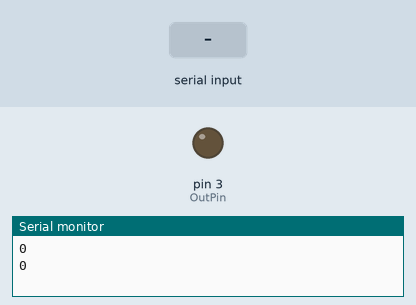
A sketch run on a simulated Arduino Uno, built with avr-gcc and run on an emulated ATmega328P. Shown: output pins drawn as LEDs (lit = HIGH), the last lines printed to the serial monitor. Inputs (shaded band) come from the test bench.

Above: at 1.2 s.
1.3 s: "90,45\n" received over Serial
At 2.5 s:
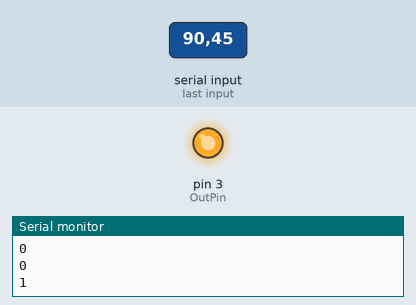
Timing chart, 0 to 10.3 s (numbered marks = the images above; inputs shaded):
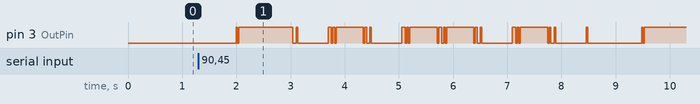

The sketch:

BinaariPlotteri.ino
```cpp
/*

Tämän ohjelman on tarkoitus lukea näppäimistöltä kokonaisluku väliltä 0 - 255 (8 bitillä tiloja on 2^8 = 256 eli nollasta alkaen suurin luku on 255)
tai sitten voit käyttää jotain muutakin bittimäärää ja testata lukuja sen mukaisesti.

Tällä ohjelmalla siis demotaan analogisen ja digitaalisen esitystavan piirteitä.

Tämä ohjelma vaatii toimiakseen että avaat SerialMonitorin ja syötät sillä luvun jonka haluat binäärimuotoon muuntaa.
Tämä ohjelma näyttää bittijonon sarjamonitorilla niin, että ensimmäinen ykkönen toimii aloitussignaalina ja tämän jälkeen tulee binäärisenä annettu luku.

Tämä ohjelma tulostaa bittijonon myös sähköisenä OutPin-navasta, jota voidaan toisella Arduinolla tai vaikka oskilloskoopilla mitata.

TEHTÄVÄ: Syötä tällä ohjelmalla sarjamonitorille eri lukuja. Mittaa toisella Arduinolla tai oskilloskoopilla OutPin-navan sähköistä signaalia ja selvitä sen perusteella syötetty luku.
Testaa aluksi syöttämällä luku 1 että näet kummassa reunassa on vähiten merkitsevä bitti (LSB) ja samalla voit laskea moniko-bittinen toteutus on mitattavana.

Arduino siis muuntaa annetun luvun binääriluvuksi ja työntää sen mukaisesti bittijonoa jota voidaan katsoa SerialPlotter-toiminnolla tai OutPin-navasta toisella laitteella.

Aloitusmerkkinä on n. 1 sekunnin HIGH-tila. Tämän jälkeen tulee n. sekunnin ajan kutakin bittiä niin että bittien ajastusta on korostettu nopeasti värähtävällä bitinaloitusmerkillä.

*/

const int OutPin = 3;           // Output-pinni on ilman A-etuliitettä (A3 on analogia-pinni), eli nyt käytössä on digitaalipuolella numero 3, joka on PWM-navaksi myös merkitty.
const int bitteja = 8;         // Voit säätää bittimäärääkin jos haluat.
int readValue = 0;              // Näppäimistöltä luettava luku, maksimissaan 255 (8 bittiselle systeemille)
int bitValue[bitteja] = {0};

void setup() {
  // initialize serial communications at 9600 bps:
  Serial.begin(9600);
  // make the pins outputs:
  pinMode(OutPin, OUTPUT);
}

void loop() {

  // if there's any serial available, read it:
  if (Serial.available() > 0) {
    // Jos sarjaportille on kirjoitettu luku niin alkaa tämä osio jossa kijoitetaan ensin aloitusmerkki ja sitten tulostetaan luku binäärisenä:
    Serial.println(1);
    analogWrite(OutPin, 255);     //Nitkutetaan aluksi edestakaisin lyhyellä viiveellä jotta saadaan bitin ajastus havainnollisemmin näkyville.
    delay(20);
    analogWrite(OutPin, 0);
    delay(20);
    analogWrite(OutPin, 255);    //Ja sitten kirjoitetaan pidemmän aikaa sitä varsinaista bittiä.
    delay(1000);

    // look for the next valid integer in the incoming serial stream:
    int readValue = Serial.parseInt();

    // Kun sarjaportille syötetään luku, alkaa tulostus. Pitää aloittaa bitistä MSB, eli tehdään ohjelmallinen AD-muunnos:
      for (int lkm = bitteja - 1; lkm > -1; lkm--)
      {
        if(readValue > (pow(2,lkm) - 0.9))        // Tässä 0.9:n sijaan loogisempi olisi ollut luku 1, mutta se ei yhtäsuuruustilanteessa toiminut odotetulla tavalla.
        {
          bitValue[lkm] = 1;                      // Jos syötetty arvo on yli testatun lukuarvon niin kyseinen bitti asetetaan ykköseksi
          readValue = readValue - (pow(2,lkm));   // ja miinustetaan sitä vastaava luku pois jotta tämän päällä olevaa lukua voidaan jatkossa muuntaa pienemmillä biteillä.
        }
        else                                      // Ja jos ei oltu yli testatun bittisuuruuden niin bitti jää nollaksi.
        {
          bitValue[lkm] = 0;
        }
/*
        Serial.print("eka");
        Serial.print("\t");
        Serial.print(lkm);
        Serial.print("\t");
        Serial.print(pow(2,lkm));
        Serial.print("\t");
        Serial.println(bitValue[lkm]);
*/
      }


      // Tulostus sarjaportille ja output-navalle: Analogwrite kirjoittaa OutPin-navalle sähköisen viestin ja Serial.print kijoittaa sarjaportille

      for (int lkm = bitteja - 1; lkm > -0.5; lkm--)
      {
        analogWrite(OutPin, bitValue[lkm]*255);
        delay(30);
        analogWrite(OutPin, 0);
        delay(30);
        analogWrite(OutPin, 255);
        delay(30);
        analogWrite(OutPin, 0);
        delay(30);
        analogWrite(OutPin, bitValue[lkm]*255);
        //Serial.print(lkm);
        //Serial.print("\t");
        Serial.println(bitValue[lkm]);
        delay(500);
        // Ja syrppyä loppuun:
        analogWrite(OutPin, 0);
        delay(30);
        analogWrite(OutPin, 255);
        delay(30);
        analogWrite(OutPin, 0);
      }
      //Serial.println("tauko");
  }
  // if päättyi joten tulostetaan nollaa ilman mitään bitti-aloitusmerkkejä. Tavallaan "lähetys ei ole päällä" ja mitään sähköistä viestiä ei ole liikkeellä.
      Serial.println(0);
      analogWrite(OutPin, 0);
      delay(1000);
 }
```
